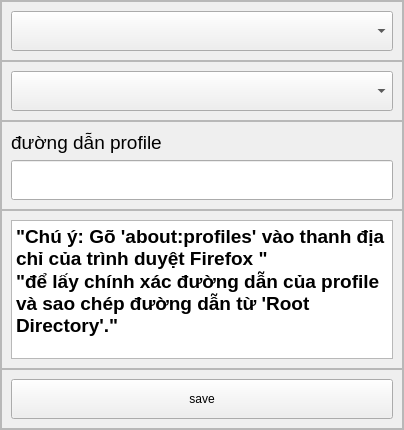
<?xml version="1.0" encoding="UTF-8"?>
<ui version="4.0">
 <class>Form</class>
 <widget class="QWidget" name="Form">
  <property name="geometry">
   <rect>
    <x>0</x>
    <y>0</y>
    <width>404</width>
    <height>430</height>
   </rect>
  </property>
  <property name="windowTitle">
   <string>Form</string>
  </property>
  <layout class="QHBoxLayout" name="horizontalLayout">
   <property name="spacing">
    <number>0</number>
   </property>
   <property name="leftMargin">
    <number>0</number>
   </property>
   <property name="topMargin">
    <number>0</number>
   </property>
   <property name="rightMargin">
    <number>0</number>
   </property>
   <property name="bottomMargin">
    <number>0</number>
   </property>
   <item>
    <widget class="QFrame" name="frame">
     <property name="frameShape">
      <enum>QFrame::StyledPanel</enum>
     </property>
     <property name="frameShadow">
      <enum>QFrame::Raised</enum>
     </property>
     <layout class="QVBoxLayout" name="verticalLayout" stretch="0,0,0,0,0">
      <property name="spacing">
       <number>0</number>
      </property>
      <property name="leftMargin">
       <number>0</number>
      </property>
      <property name="topMargin">
       <number>0</number>
      </property>
      <property name="rightMargin">
       <number>0</number>
      </property>
      <property name="bottomMargin">
       <number>0</number>
      </property>
      <item>
       <widget class="QFrame" name="frame_5">
        <property name="frameShape">
         <enum>QFrame::StyledPanel</enum>
        </property>
        <property name="frameShadow">
         <enum>QFrame::Raised</enum>
        </property>
        <layout class="QHBoxLayout" name="horizontalLayout_2">
         <item>
          <widget class="QComboBox" name="comboBox">
           <property name="minimumSize">
            <size>
             <width>0</width>
             <height>40</height>
            </size>
           </property>
          </widget>
         </item>
        </layout>
       </widget>
      </item>
      <item>
       <widget class="QFrame" name="frame_2">
        <property name="frameShape">
         <enum>QFrame::StyledPanel</enum>
        </property>
        <property name="frameShadow">
         <enum>QFrame::Raised</enum>
        </property>
        <layout class="QHBoxLayout" name="horizontalLayout_3">
         <item>
          <widget class="QComboBox" name="comboBox_2">
           <property name="minimumSize">
            <size>
             <width>0</width>
             <height>40</height>
            </size>
           </property>
          </widget>
         </item>
        </layout>
       </widget>
      </item>
      <item>
       <widget class="QFrame" name="frame_4">
        <property name="frameShape">
         <enum>QFrame::StyledPanel</enum>
        </property>
        <property name="frameShadow">
         <enum>QFrame::Raised</enum>
        </property>
        <layout class="QVBoxLayout" name="verticalLayout_2">
         <item>
          <widget class="QLabel" name="label">
           <property name="font">
            <font>
             <pointsize>14</pointsize>
            </font>
           </property>
           <property name="text">
            <string>đường dẫn profile</string>
           </property>
          </widget>
         </item>
         <item>
          <widget class="QLineEdit" name="lineEdit">
           <property name="minimumSize">
            <size>
             <width>0</width>
             <height>40</height>
            </size>
           </property>
          </widget>
         </item>
        </layout>
       </widget>
      </item>
      <item>
       <widget class="QFrame" name="frame_3">
        <property name="minimumSize">
         <size>
          <width>0</width>
          <height>150</height>
         </size>
        </property>
        <property name="frameShape">
         <enum>QFrame::StyledPanel</enum>
        </property>
        <property name="frameShadow">
         <enum>QFrame::Raised</enum>
        </property>
        <layout class="QHBoxLayout" name="horizontalLayout_5">
         <item>
          <widget class="QPlainTextEdit" name="plainTextEdit">
           <property name="font">
            <font>
             <pointsize>14</pointsize>
             <weight>75</weight>
             <bold>true</bold>
            </font>
           </property>
           <property name="plainText">
            <string>&quot;Chú ý: Gõ 'about:profiles' vào thanh địa chỉ của trình duyệt Firefox &quot;
&quot;để lấy chính xác đường dẫn của profile và sao chép đường dẫn từ 'Root Directory'.&quot;</string>
           </property>
          </widget>
         </item>
        </layout>
       </widget>
      </item>
      <item>
       <widget class="QFrame" name="frame_6">
        <property name="frameShape">
         <enum>QFrame::StyledPanel</enum>
        </property>
        <property name="frameShadow">
         <enum>QFrame::Raised</enum>
        </property>
        <layout class="QHBoxLayout" name="horizontalLayout_4">
         <item>
          <widget class="QPushButton" name="pushButton">
           <property name="minimumSize">
            <size>
             <width>0</width>
             <height>40</height>
            </size>
           </property>
           <property name="text">
            <string>save</string>
           </property>
          </widget>
         </item>
        </layout>
       </widget>
      </item>
     </layout>
    </widget>
   </item>
  </layout>
 </widget>
 <resources/>
 <connections/>
</ui>
